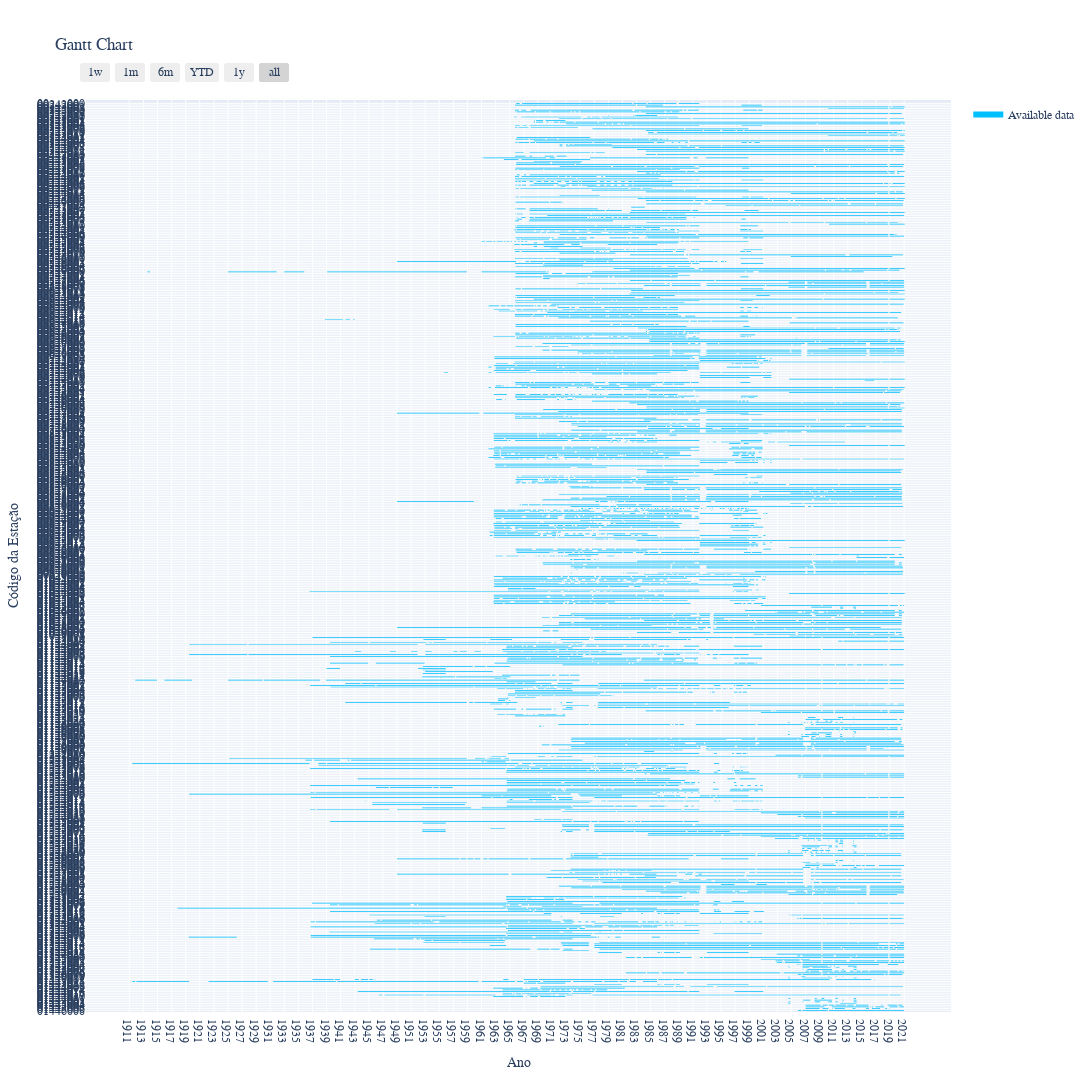

The notebook cell saved with this chart:
### Code cell
#Atualizando o layout da figura:

gantt_fig.update_layout(
    autosize = False,
    width = 1800, #Determina a largura da figura em pixels
    height = 1500, #Determina a altura da figura em pixels
    xaxis_title = 'Ano', #Título do eixo 
    yaxis_title = 'Código da Estação', #Título do eixo y.
    font = dict(family="Courier New, monospace", size=12))

### Figure 1 — Plotly figure (JSON) as saved in the notebook; plotly's stock layout.template omitted (floating-point values rounded to 4 significant figures; data arrays with more than 128 entries replaced by an {"elided": "..."} marker saying what was removed)
{"data": [{"fill": "toself", "fillcolor": "rgb(0, 191, 255)", "hoverinfo": "name", "legendgroup": "rgb(0, 191, 255)", "mode": "none", "name": "Available data", "type": "scatter", "x": {"elided": "18029 str values"}, "y": {"elided": "18029 float values"}}, {"legendgroup": "rgb(0, 191, 255)", "marker": {"color": "rgb(0, 191, 255)", "opacity": 0, "size": 1}, "mode": "markers", "name": "", "showlegend": false, "text": {"elided": "7212 null values"}, "type": "scatter", "x": {"elided": "7212 str values"}, "y": {"elided": "7212 int values"}}], "layout": {"autosize": false, "font": {"family": "Courier New, monospace", "size": 12}, "height": 1500, "hovermode": "closest", "showlegend": true, "title": {"text": "Gantt Chart"}, "width": 1800, "xaxis": {"rangeselector": {"buttons": [{"count": 7, "label": "1w", "step": "day", "stepmode": "backward"}, {"count": 1, "label": "1m", "step": "month", "stepmode": "backward"}, {"count": 6, "label": "6m", "step": "month", "stepmode": "backward"}, {"count": 1, "label": "YTD", "step": "year", "stepmode": "todate"}, {"count": 1, "label": "1y", "step": "year", "stepmode": "backward"}, {"step": "all"}]}, "showgrid": true, "ticktext": [1911, 1913, 1915, 1917, 1919, 1921, 1923, 1925, 1927, 1929, 1931, 1933, 1935, 1937, 1939, 1941, 1943, 1945, 1947, 1949, 1951, 1953, 1955, 1957, 1959, 1961, 1963, 1965, 1967, 1969, 1971, 1973, 1975, 1977, 1979, 1981, 1983, 1985, 1987, 1989, 1991, 1993, 1995, 1997, 1999, 2001, 2003, 2005, 2007, 2009, 2011, 2013, 2015, 2017, 2019, 2021], "tickvals": ["1911-01-01T00:00:00", "1913-01-01T00:00:00", "1915-01-01T00:00:00", "1917-01-01T00:00:00", "1919-01-01T00:00:00", "1921-01-01T00:00:00", "1923-01-01T00:00:00", "1925-01-01T00:00:00", "1927-01-01T00:00:00", "1929-01-01T00:00:00", "1931-01-01T00:00:00", "1933-01-01T00:00:00", "1935-01-01T00:00:00", "1937-01-01T00:00:00", "1939-01-01T00:00:00", "1941-01-01T00:00:00", "1943-01-01T00:00:00", "1945-01-01T00:00:00", "1947-01-01T00:00:00", "1949-01-01T00:00:00", "1951-01-01T00:00:00", "1953-01-01T00:00:00", "1955-01-01T00:00:00", "1957-01-01T00:00:00", "1959-01-01T00:00:00", "1961-01-01T00:00:00", "1963-01-01T00:00:00", "1965-01-01T00:00:00", "1967-01-01T00:00:00", "1969-01-01T00:00:00", "1971-01-01T00:00:00", "1973-01-01T00:00:00", "1975-01-01T00:00:00", "1977-01-01T00:00:00", "1979-01-01T00:00:00", "1981-01-01T00:00:00", "1983-01-01T00:00:00", "1985-01-01T00:00:00", "1987-01-01T00:00:00", "1989-01-01T00:00:00", "1991-01-01T00:00:00", "1993-01-01T00:00:00", "1995-01-01T00:00:00", "1997-01-01T00:00:00", "1999-01-01T00:00:00", "2001-01-01T00:00:00", "2003-01-01T00:00:00", "2005-01-01T00:00:00", "2007-01-01T00:00:00", "2009-01-01T00:00:00", "2011-01-01T00:00:00", "2013-01-01T00:00:00", "2015-01-01T00:00:00", "2017-01-01T00:00:00", "2019-01-01T00:00:00", "2021-01-01T00:00:00"], "title": {"text": "Ano"}, "type": "date", "zeroline": false}, "yaxis": {"autorange": false, "range": [-1, 535], "showgrid": true, "ticktext": {"elided": "534 str values"}, "tickvals": {"elided": "534 int values"}, "title": {"text": "Código da Estação"}, "zeroline": false}}}
